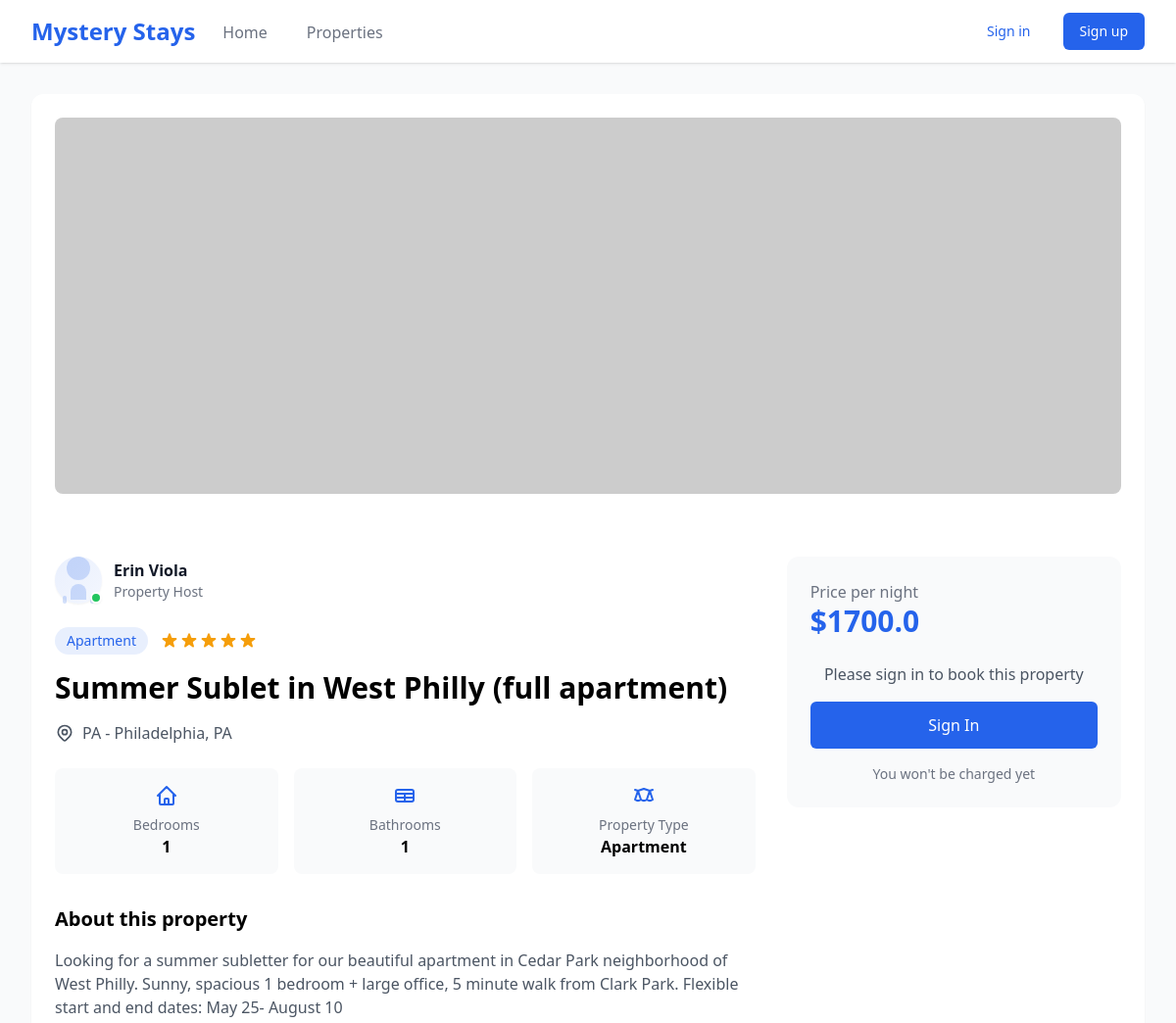
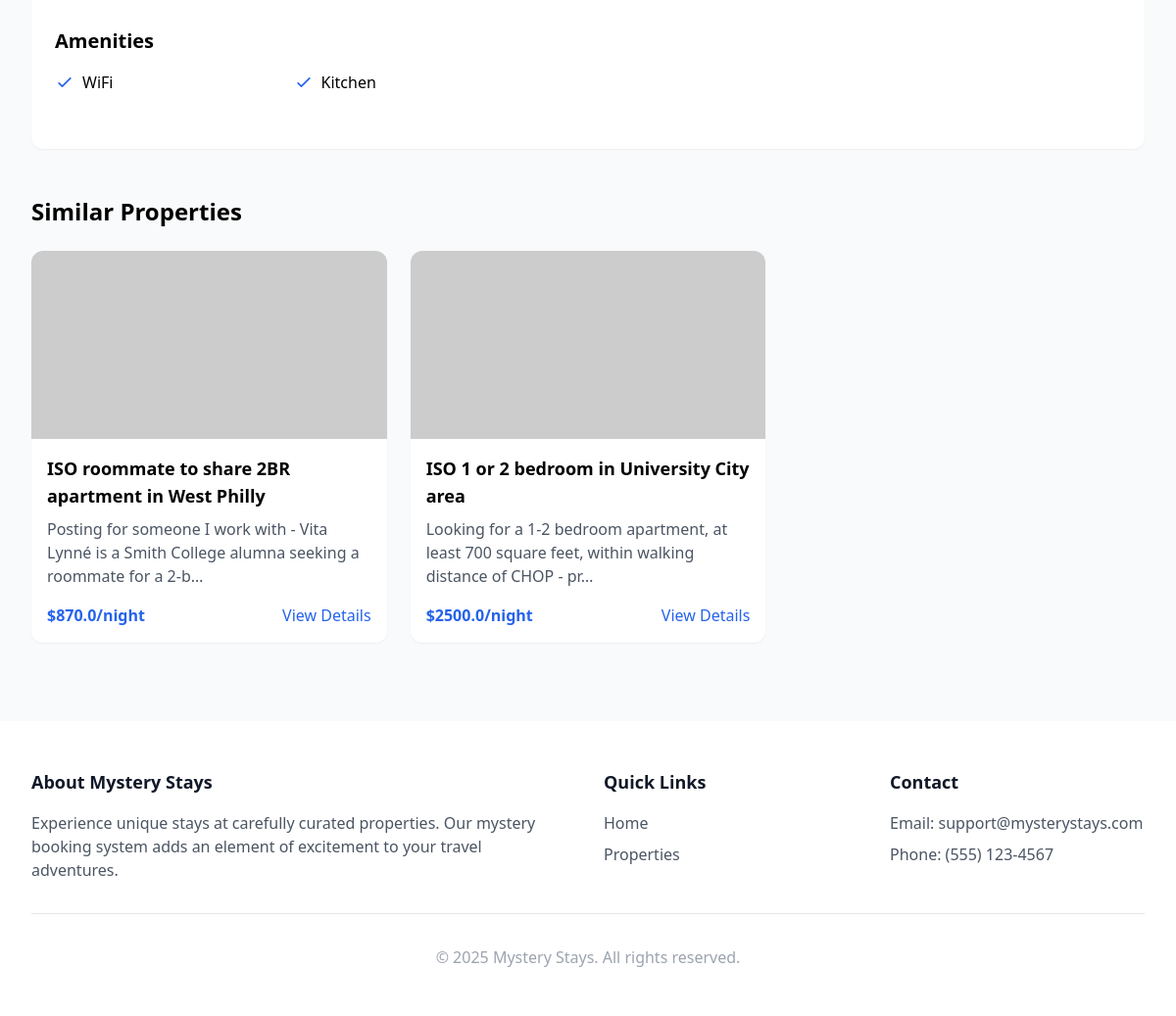
The app's page /properties/43/ with its own data (2 pictures, top to bottom).
### listings/models.py (models this page shows, shortened)
class Property(models.Model):
    PROPERTY_TYPE_CHOICES = (
        ('APARTMENT', 'Apartment'),
        ('HOUSE', 'House'),
        ('CONDO', 'Condo'),
        ('TOWNHOUSE', 'Townhouse'),
    )
    SOURCE_CHOICES = (
        ('AIRBNB', 'Airbnb'),
        ('OTHER', 'Other'),
    )
    listing_id = models.CharField(max_length=50, unique=True, blank=True, null=True)  # Added for scraper
    title = models.CharField(max_length=255)
    description = models.TextField(blank=True, null=True)
    landlord = models.ForeignKey(Landlord, on_delete=models.SET_NULL, null=True, blank=True)
    location = models.ForeignKey(Location, on_delete=models.CASCADE)
    property_type = models.CharField(max_length=50, choices=PROPERTY_TYPE_CHOICES, default='APARTMENT')
    bedrooms = models.PositiveIntegerField(default=1)
    bathrooms = models.PositiveIntegerField(default=1)
    rent_amount = models.FloatField()
    rating = models.FloatField(blank=True, null=True)
    is_available = models.BooleanField(default=True)
    source = models.CharField(max_length=50, choices=SOURCE_CHOICES, default='AIRBNB')
    voucher_types = models.ManyToManyField(VoucherType, blank=True)
    date_posted = models.DateTimeField(auto_now_add=True)
    created_at = models.DateTimeField(auto_now_add=True)
    updated_at = models.DateTimeField(auto_now=True)
    is_outdated = models.BooleanField(default=False)

class Landlord(models.Model):
    name = models.CharField(max_length=100)
    email = models.EmailField(blank=True, null=True)
    phone = models.CharField(max_length=20, blank=True, null=True)
    voucher_friendly = models.BooleanField(default=False)
    created_at = models.DateTimeField(auto_now_add=True)
    updated_at = models.DateTimeField(auto_now=True)

class Location(models.Model):
    address = models.CharField(max_length=255, blank=True, null=True)
    city = models.CharField(max_length=100)
    state = models.CharField(max_length=100)
    country = models.CharField(max_length=100)
    zip_code = models.CharField(max_length=20, blank=True, null=True)

class PropertyAmenity(models.Model):
    property = models.ForeignKey(Property, on_delete=models.CASCADE, related_name='property_amenities')
    amenity = models.ForeignKey(Amenity, on_delete=models.CASCADE)
    created_at = models.DateTimeField(auto_now_add=True)
    updated_at = models.DateTimeField(auto_now=True)

class Amenity(models.Model):
    name = models.CharField(max_length=100)

### listings/views.py (the view)
# urls.py: path('properties/<int:pk>/', property_detail, name='property_detail'),
def property_detail(request, pk):
    property = get_object_or_404(Property, pk=pk)
    similar_properties = Property.objects.filter(
        location=property.location,
        is_available=True
    ).exclude(pk=property.pk)[:3]
    return render(request, 'listings/property_detail.html', {
        'property': property,
        'similar_properties': similar_properties
    })

### listings/templates/listings/property_detail.html (shortened to what this page needs)
{% extends "listings/base.html" %}
{% block page_content %}
<div class="bg-white rounded-xl shadow-sm overflow-hidden">
    <div class="relative">
        <div class="grid grid-cols-1 md:grid-cols-2 gap-4 p-6">
            <div class="md:col-span-2 h-96">
                <img id="mainImage" src="{{ property.images.first.image_url|default:'https://via.placeholder.com/800x600' }}" alt="{{ property.title }}" class="w-full h-full object-cover rounded-lg">
            </div>
        </div>
    </div>
    <div class="grid grid-cols-1 lg:grid-cols-3 gap-8 p-6">
        <div class="lg:col-span-2">
            <div class="flex items-center gap-3 mb-6">
                <div class="relative">
                    <div class="w-12 h-12 rounded-full bg-gradient-to-br from-primary/10 to-primary/5 flex items-center justify-center shadow-sm">
                        <div class="relative">
                            <div class="w-6 h-6 rounded-full bg-primary/20 mx-auto"></div>
                            <div class="w-4 h-4 bg-primary/20 rounded-t-full mx-auto mt-1"></div>
                            <div class="flex justify-between w-8 mx-auto -mt-1">
                                <div class="w-1 h-2 bg-primary/20 rounded-full"></div>
                            </div>
                        </div>
                    </div>
                    <div class="absolute bottom-0 right-0 w-3 h-3 bg-green-500 rounded-full border-2 border-white shadow-sm"></div>
                </div>
                <div>
                    <h3 class="font-semibold text-gray-900">{{ property.landlord.name }}</h3>
                    <p class="text-sm text-gray-500">Property Host</p>
                </div>
            </div>
            <div class="flex flex-wrap items-center gap-3 mb-4">
                <span class="bg-primary bg-opacity-10 text-primary py-1 px-3 rounded-full text-sm font-medium">
                    {{ property.get_property_type_display }}
                </span>
                <div class="flex items-center text-amber-500">
                </div>
            </div>
            <h1 class="text-3xl font-bold mb-4">{{ property.title }}</h1>
            <div class="flex items-center text-gray-600 mb-6">
                {{ property.location.city }}, {{ property.location.state }}
            </div>
            <div class="grid grid-cols-3 gap-4 mb-8">
                <div class="text-center p-4 bg-gray-50 rounded-lg">
                    <span class="block text-sm text-gray-500">Bedrooms</span>
                    <span class="block font-semibold">{{ property.bedrooms }}</span>
                </div>
                <div class="text-center p-4 bg-gray-50 rounded-lg">
                    <svg class="w-6 h-6 text-primary mx-auto mb-2" fill="none" stroke="currentColor" viewBox="0 0 24 24">
                        <path stroke-linecap="round" stroke-linejoin="round" stroke-width="2" d="M3 10h18M3 14h18m-9-4v8m-7 0h14a2 2 0 002-2V8a2 2 0 00-2-2H5a2 2 0 00-2 2v8a2 2 0 002 2z"></path>
                    </svg>
                    <span class="block text-sm text-gray-500">Bathrooms</span>
                    <span class="block font-semibold">{{ property.bathrooms }}</span>
                </div>
                <div class="text-center p-4 bg-gray-50 rounded-lg">
                    <span class="block text-sm text-gray-500">Property Type</span>
                    <span class="block font-semibold">{{ property.get_property_type_display }}</span>
                </div>
            </div>
            <div class="prose max-w-none mb-8">
                <h2 class="text-xl font-semibold mb-4">About this property</h2>
                <p class="text-gray-600">{{ property.description }}</p>
            </div>
            {% if property.property_amenities.exists %}
                <div class="mb-8">
                    <h2 class="text-xl font-semibold mb-4">Amenities</h2>
                    <div class="grid grid-cols-2 md:grid-cols-3 gap-4">
                        {% for amenity in property.property_amenities.all %}
                            <div class="flex items-center">
                                <svg class="w-5 h-5 text-primary mr-2" fill="none" stroke="currentColor" viewBox="0 0 24 24">
                                    <path stroke-linecap="round" stroke-linejoin="round" stroke-width="2" d="M5 13l4 4L19 7"></path>
                                </svg>
                                <span>{{ amenity.amenity.name }}</span>
                            </div>
                        {% endfor %}
                    </div>
                </div>
            {% endif %}
        </div>
        <div class="lg:col-span-1">
            <div class="bg-gray-50 p-6 rounded-xl sticky top-8">
                <div class="mb-6">
                    <span class="block text-gray-500">Price per night</span>
                    <span class="text-3xl font-bold text-primary">${{ property.rent_amount }}</span>
                </div>
                {% if user.is_authenticated %}
                    <form hx-post="{% url 'book_property' property.pk %}" hx-target="#booking-response" class="space-y-4">
                        {% csrf_token %}
                        <div>
                            <label for="dates" class="block text-sm font-medium text-gray-700 mb-1">Select Dates</label>
                            <input type="text" id="dates" name="dates" required placeholder="Check-in — Check-out" class="w-full rounded-md border-gray-300 focus:border-primary focus:ring focus:ring-primary focus:ring-opacity-50">
                        </div>
                        <div>
                            <label for="guests" class="block text-sm font-medium text-gray-700 mb-1">Number of Guests</label>
                            <select id="guests" name="guests" required class="w-full rounded-md border-gray-300 focus:border-primary focus:ring focus:ring-primary focus:ring-opacity-50">
                                {% for i in "123456"|make_list %}
                                    <option value="{{ i }}">{{ i }} guest{{ i|pluralize }}</option>
                                {% endfor %}
                            </select>
                        </div>
                        <button type="submit" class="w-full bg-primary text-white py-3 rounded-md hover:bg-primary-dark transition-colors">
                            Book Now
                        </button>
                    </form>
                    <div id="booking-response" class="mt-4"></div>
                {% else %}
                    <div class="text-center">
                        <p class="text-gray-600 mb-4">Please sign in to book this property</p>
                        <a href="{% url 'login' %}?next={{ request.path }}" class="w-full bg-primary text-white py-3 rounded-md hover:bg-primary-dark transition-colors inline-block">
                            Sign In
                        </a>
                    </div>
                {% endif %}
                <p class="text-sm text-gray-500 text-center mt-4">
                    You won't be charged yet
                </p>
            </div>
        </div>
    </div>
</div>
{% if similar_properties %}
    <section class="mt-12">
        <h2 class="text-2xl font-bold mb-6">Similar Properties</h2>
        <div class="grid grid-cols-1 md:grid-cols-3 gap-6">
            {% for similar in similar_properties %}
                <div class="bg-white rounded-xl overflow-hidden shadow-sm hover:shadow-md transition-shadow">
                    <img src="{{ similar.images.first.image_url|default:'https://via.placeholder.com/300x200' }}" alt="{{ similar.title }}" class="w-full h-48 object-cover">
                    <div class="p-4">
                        <h3 class="text-lg font-semibold mb-2">{{ similar.title }}</h3>
                        <p class="text-gray-600 mb-4">{{ similar.description|truncatechars:100 }}</p>
                        <div class="flex items-center justify-between">
                            <span class="text-primary font-bold">${{ similar.rent_amount }}/night</span>
                            <a href="{% url 'property_detail' similar.pk %}" class="text-primary hover:text-primary-dark">View Details</a>
                        </div>
                    </div>
                </div>
            {% endfor %}
        </div>
    </section>
{% endif %}
{% endblock %}

### records on screen
Property: landlord.name "Erin Viola", property_type "Apartment", rating 5 (drawn), title "Summer Sublet in West Philly (full apartment)", location.city "PA - Philadelphia", location.state "PA", bedrooms "1", bathrooms "1", description "Looking for a summer subletter for our beautiful apartment in Cedar Park neighborhood of West Philly. Sunny, spacious 1 bedroom + large office, 5 minute walk from Clark Park. Flexible start and end dates: May 25- August 10", rent_amount "1700.0"
PropertyAmenity: amenity.name "WiFi"
PropertyAmenity: amenity.name "Kitchen"
Property: title "ISO roommate to share 2BR apartment in West Philly", description "Posting for someone I work with - Vita Lynné is a Smith College alumna seeking a roommate for a 2-b…", rent_amount "870.0"
Property: title "ISO 1 or 2 bedroom in University City area", description "Looking for a 1-2 bedroom apartment, at least 700 square feet, within walking distance of CHOP - pr…", rent_amount "2500.0"
